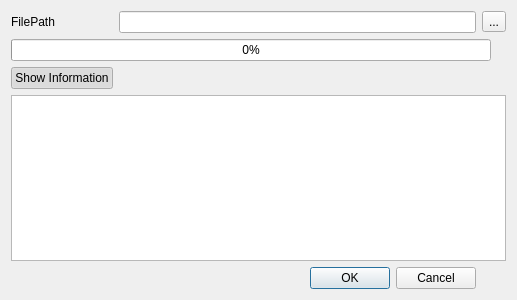
<?xml version="1.0" encoding="UTF-8"?>
<ui version="4.0">
 <class>Widget</class>
 <widget class="QDialog" name="Widget">
  <property name="geometry">
   <rect>
    <x>0</x>
    <y>0</y>
    <width>517</width>
    <height>300</height>
   </rect>
  </property>
  <property name="minimumSize">
   <size>
    <width>300</width>
    <height>300</height>
   </size>
  </property>
  <layout class="QGridLayout" name="gridLayout">
   <item row="0" column="0">
    <widget class="QLabel" name="label_2">
     <property name="sizePolicy">
      <sizepolicy hsizetype="Minimum" vsizetype="Preferred">
       <horstretch>0</horstretch>
       <verstretch>0</verstretch>
      </sizepolicy>
     </property>
     <property name="text">
      <string>FilePath</string>
     </property>
    </widget>
   </item>
   <item row="0" column="1">
    <widget class="QLineEdit" name="lineEdit">
     <property name="readOnly">
      <bool>false</bool>
     </property>
    </widget>
   </item>
   <item row="2" column="1" colspan="3">
    <spacer name="horizontalSpacer">
     <property name="orientation">
      <enum>Qt::Horizontal</enum>
     </property>
     <property name="sizeHint" stdset="0">
      <size>
       <width>40</width>
       <height>20</height>
      </size>
     </property>
    </spacer>
   </item>
   <item row="0" column="2" colspan="2">
    <widget class="QToolButton" name="toolButton">
     <property name="text">
      <string>...</string>
     </property>
    </widget>
   </item>
   <item row="1" column="0" colspan="3">
    <widget class="QProgressBar" name="progressBar">
     <property name="value">
      <number>0</number>
     </property>
     <property name="textVisible">
      <bool>true</bool>
     </property>
     <property name="orientation">
      <enum>Qt::Horizontal</enum>
     </property>
    </widget>
   </item>
   <item row="4" column="0">
    <widget class="QLabel" name="labelStatus">
     <property name="text">
      <string/>
     </property>
    </widget>
   </item>
   <item row="2" column="0">
    <widget class="QPushButton" name="btnShow">
     <property name="minimumSize">
      <size>
       <width>50</width>
       <height>0</height>
      </size>
     </property>
     <property name="text">
      <string>Show Information</string>
     </property>
     <property name="checkable">
      <bool>true</bool>
     </property>
     <property name="checked">
      <bool>true</bool>
     </property>
    </widget>
   </item>
   <item row="3" column="0" colspan="4">
    <widget class="QTextBrowser" name="textBrowser">
     <property name="sizePolicy">
      <sizepolicy hsizetype="Expanding" vsizetype="Expanding">
       <horstretch>0</horstretch>
       <verstretch>1</verstretch>
      </sizepolicy>
     </property>
     <property name="minimumSize">
      <size>
       <width>100</width>
       <height>50</height>
      </size>
     </property>
     <property name="maximumSize">
      <size>
       <width>16777215</width>
       <height>16777215</height>
      </size>
     </property>
    </widget>
   </item>
   <item row="4" column="1">
    <widget class="QDialogButtonBox" name="buttonBox">
     <property name="standardButtons">
      <set>QDialogButtonBox::Cancel|QDialogButtonBox::Ok</set>
     </property>
    </widget>
   </item>
  </layout>
 </widget>
 <layoutdefault spacing="6" margin="11"/>
 <resources/>
 <connections/>
</ui>
